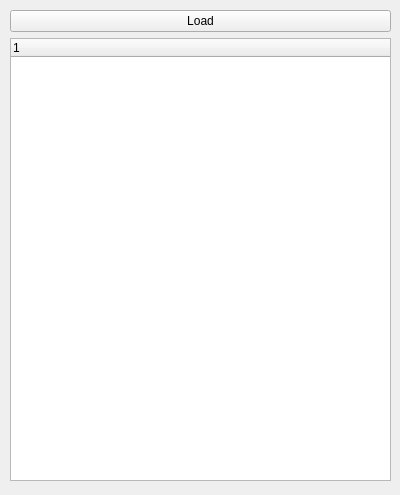
<?xml version="1.0" encoding="UTF-8"?>
<ui version="4.0">
 <class>DicomTagsView</class>
 <widget class="QWidget" name="DicomTagsView">
  <property name="geometry">
   <rect>
    <x>0</x>
    <y>0</y>
    <width>400</width>
    <height>495</height>
   </rect>
  </property>
  <property name="windowTitle">
   <string>Form</string>
  </property>
  <widget class="QWidget" name="verticalLayoutWidget">
   <property name="geometry">
    <rect>
     <x>10</x>
     <y>10</y>
     <width>381</width>
     <height>471</height>
    </rect>
   </property>
   <layout class="QVBoxLayout" name="verticalLayout">
    <item>
     <widget class="QPushButton" name="LoadBtn">
      <property name="text">
       <string>Load</string>
      </property>
     </widget>
    </item>
    <item>
     <layout class="QHBoxLayout" name="horizontalLayout">
      <item>
       <widget class="QTreeWidget" name="TagsTable">
        <column>
         <property name="text">
          <string notr="true">1</string>
         </property>
        </column>
       </widget>
      </item>
     </layout>
    </item>
   </layout>
  </widget>
 </widget>
 <resources/>
 <connections/>
</ui>
